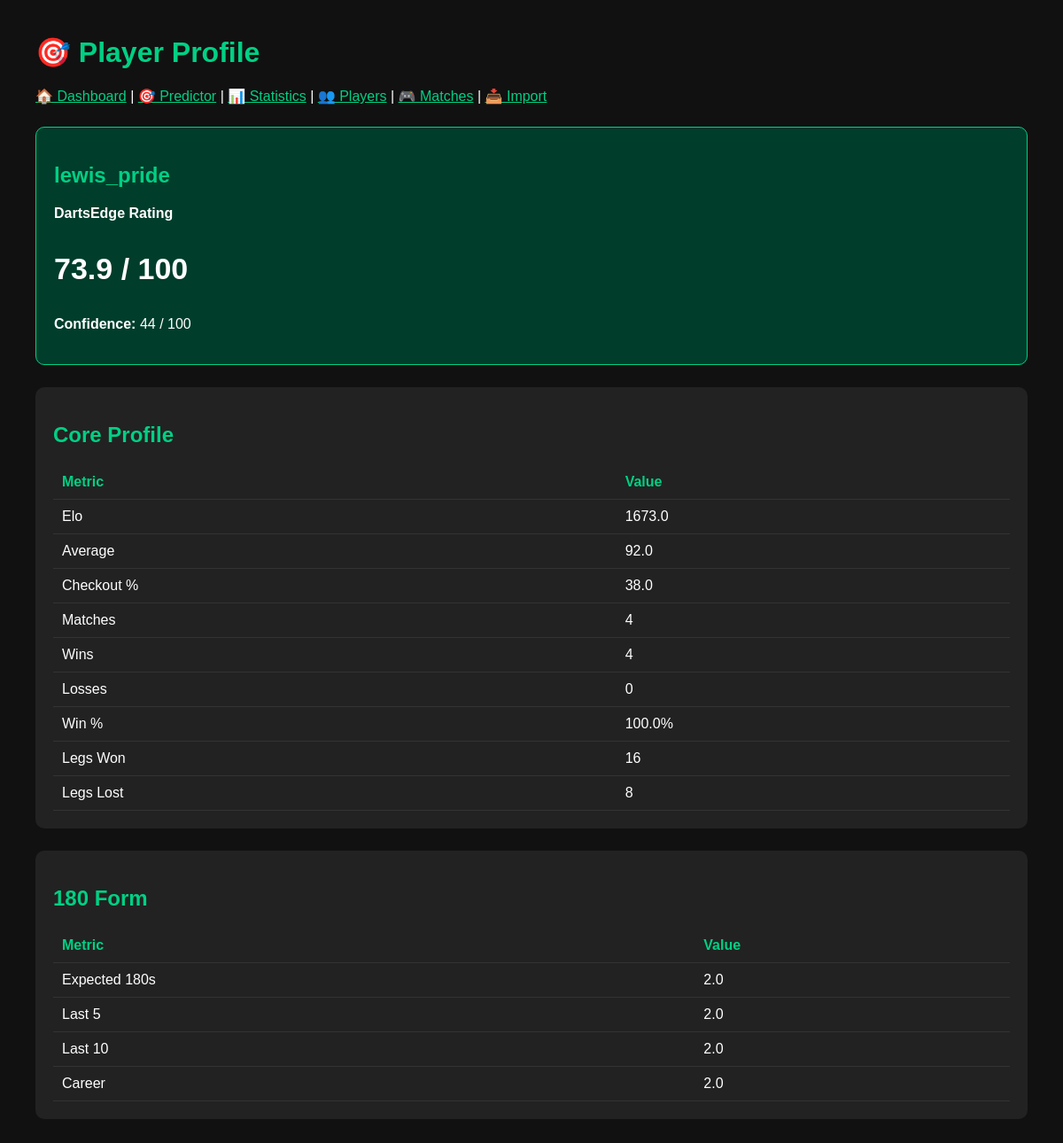
/player-profile/lewis_pride, run on the app's committed database.
### app/models/player.py (models this page shows)
class Player(Base):
    __tablename__ = "players"
    id = Column(Integer, primary_key=True, index=True)
    name = Column(String, unique=True, index=True)
    elo = Column(Float)
    average = Column(Float)
    checkout = Column(Float)
    one80_rate = Column(Float)

### app/main.py (the view)
@app.get("/player-profile/{player_name}")
def player_profile_page(request: Request, player_name: str):
    db = SessionLocal()
    profile = get_player_profile(db, player_name)
    db.close()
    if not profile:
        return {"error": "Player not found"}
    return templates.TemplateResponse(
        "player_profile.html",
        {
            "request": request,
            "profile": profile
        }
    )

### app/templates/player_profile.html (shortened to what this page needs)
<!DOCTYPE html>
<html>
<head>
</head>
<body>
<h1>🎯 Player Profile</h1>
<div style="margin-bottom:25px;">
    <a href="/dashboard">🏠 Dashboard</a> |
    <a href="/predict">🎯 Predictor</a> |
    <a href="/statistics">📊 Statistics</a> |
    <a href="/players">👥 Players</a> |
    <a href="/matches">🎮 Matches</a> |
    <a href="/import">📥 Import</a>
</div>
<div class="card summary">
    <h2>{{ profile.name }}</h2>
    <p><strong>DartsEdge Rating</strong></p>
    <p class="big">{{ profile.dartsedge_rating }} / 100</p>
    <p><strong>Confidence:</strong> {{ profile.confidence }} / 100</p>
</div>
<div class="card">
    <h2>Core Profile</h2>
    <table>
        <tr><th>Metric</th><th>Value</th></tr>
        <tr><td>Elo</td><td>{{ profile.elo }}</td></tr>
        <tr><td>Average</td><td>{{ profile.average }}</td></tr>
        <tr><td>Checkout %</td><td>{{ profile.checkout }}</td></tr>
        <tr><td>Matches</td><td>{{ profile.matches }}</td></tr>
        <tr><td>Wins</td><td>{{ profile.wins }}</td></tr>
        <tr><td>Losses</td><td>{{ profile.losses }}</td></tr>
        <tr><td>Win %</td><td>{{ profile.win_pct }}%</td></tr>
        <tr><td>Legs Won</td><td>{{ profile.legs_won }}</td></tr>
        <tr><td>Legs Lost</td><td>{{ profile.legs_lost }}</td></tr>
    </table>
</div>
<div class="card">
    <h2>180 Form</h2>
    <table>
        <tr><th>Metric</th><th>Value</th></tr>
        <tr><td>Expected 180s</td><td>{{ profile.form.expected }}</td></tr>
        <tr><td>Last 5</td><td>{{ profile.form.last_5 }}</td></tr>
        <tr><td>Last 10</td><td>{{ profile.form.last_10 }}</td></tr>
        <tr><td>Career</td><td>{{ profile.form.career }}</td></tr>
    </table>
</div>
</body>
</html>

### app/templates/player_profile.html (style rules this page uses)
body { font-family: Arial; background:#111; color:white; margin:40px; }
h1, h2, h3 { color:#00d084; }
a { color:#00d084; }
.card { margin-top:25px; padding:20px; background:#222; border-radius:10px; }
.summary { background:#003d2b; border:1px solid #00d084; }
.big { font-size:34px; font-weight:bold; }
table { width:100%; border-collapse:collapse; margin-top:15px; }
th, td { padding:10px; border-bottom:1px solid #333; text-align:left; }
th { color:#00d084; }

### data on the page
Player: name "lewis_pride", elo "1673.0", average "92.0", checkout "38.0"

### other printed values
{{ profile.dartsedge_rating }} "73.9"
{{ profile.confidence }} "44"
{{ profile.matches }} "4"
{{ profile.wins }} "4"
{{ profile.losses }} "0"
{{ profile.win_pct }} "100.0"
{{ profile.legs_won }} "16"
{{ profile.legs_lost }} "8"
{{ profile.form.expected }} "2.0"
{{ profile.form.last_5 }} "2.0"
{{ profile.form.last_10 }} "2.0"
{{ profile.form.career }} "2.0"
